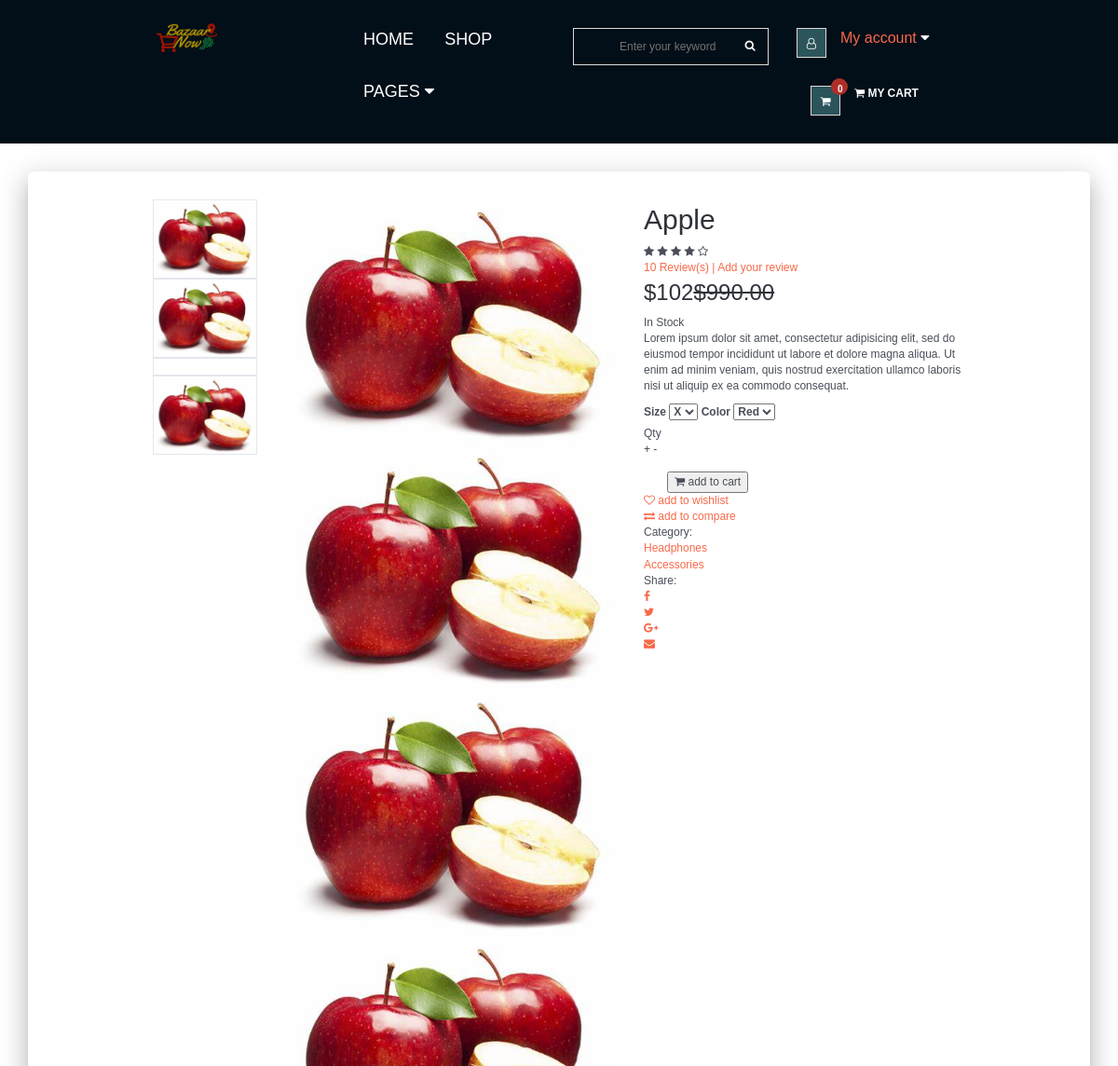
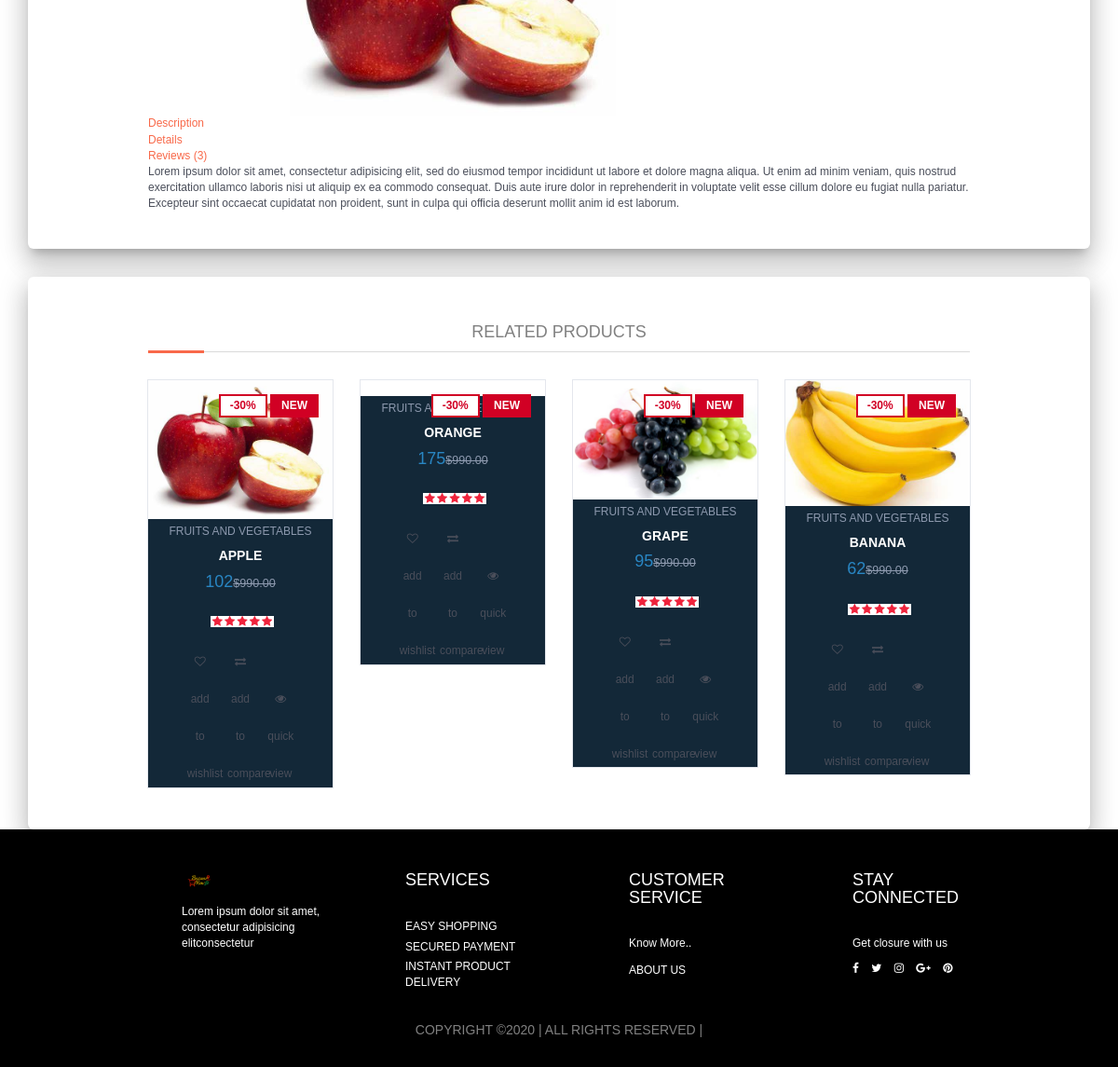
Page /product.php?p=1 on the committed database (2 pictures, top to bottom).
### tables this page shows
CREATE TABLE `products` (
  `product_id` int(100) NOT NULL,
  `product_cat` int(100) NOT NULL,
  `product_brand` int(100) NOT NULL,
  `product_title` varchar(255) NOT NULL,
  `product_price` int(100) NOT NULL,
  `product_desc` text NOT NULL,
  `product_image` text NOT NULL,
  `product_keywords` text NOT NULL
);

CREATE TABLE `categories` (
  `cat_id` int(100) NOT NULL,
  `cat_title` text NOT NULL
);

### product.php (the view, shortened to what this page needs)
<?php
include "header.php";
?>
		<div class="section main main-raised">
			<div class="container">
				<div class="row">
					<?php
								include 'db.php';
								$product_id = $_GET['p'];
								$sql = " SELECT * FROM products WHERE product_id = $product_id";
								$result = mysqli_query($con, $sql);
								if (mysqli_num_rows($result) > 0)
								{
									while($row = mysqli_fetch_assoc($result))
									{
									echo '
                                <div class="col-md-5 col-md-push-2">
                                <div id="product-main-img">
                                    <div class="product-preview">
                                        <img src="product_images/'.$row['product_image'].'" alt="">
                                    </div>
                                    <div class="product-preview">
                                        <img src="product_images/'.$row['product_image'].'" alt="">
                                    </div>
                                    <div class="product-preview">
                                        <img src="product_images/'.$row['product_image'].'" alt="">
                                    </div>
                                    <div class="product-preview">
                                        <img src="product_images/'.$row['product_image'].'" alt="">
                                    </div>
                                </div>
                            </div>
                                <div class="col-md-2  col-md-pull-5">
                                <div id="product-imgs">
                                    <div class="product-preview">
                                        <img src="product_images/'.$row['product_image'].'" alt="">
                                    </div>
                                    <div class="product-preview">
                                        <img src="product_images/'.$row['product_image'].'" alt="">
                                    </div>
                                    <div class="product-preview">
                                        <img src="product_images/'.$row['product_image'].'g" alt="">
                                    </div>
                                    <div class="product-preview">
                                        <img src="product_images/'.$row['product_image'].'" alt="">
                                    </div>
                                </div>
                            </div>
									';
									?>
									<?php
									echo '
                    <div class="col-md-5">
						<div class="product-details">
							<h2 class="product-name">'.$row['product_title'].'</h2>
							<div>
								<div class="product-rating">
									<i class="fa fa-star"></i>
									<i class="fa fa-star"></i>
									<i class="fa fa-star"></i>
									<i class="fa fa-star"></i>
									<i class="fa fa-star-o"></i>
								</div>
								<a class="review-link" href="#review-form">10 Review(s) | Add your review</a>
							</div>
							<div>
								<h3 class="product-price">$'.$row['product_price'].'<del class="product-old-price">$990.00</del></h3>
								<span class="product-available">In Stock</span>
							</div>
							<p>Lorem ipsum dolor sit amet, consectetur adipisicing elit, sed do eiusmod tempor incididunt ut labore et dolore magna aliqua. Ut enim ad minim veniam, quis nostrud exercitation ullamco laboris nisi ut aliquip ex ea commodo consequat.</p>
							<div class="product-options">
								<label>
									Size
									<select class="input-select">
										<option value="0">X</option>
									</select>
								</label>
								<label>
									Color
									<select class="input-select">
										<option value="0">Red</option>
									</select>
								</label>
							</div>
							<div class="add-to-cart">
								<div class="qty-label">
									Qty
									<div class="input-number">
										<span class="qty-up">+</span>
										<span class="qty-down">-</span>
									</div>
								</div>
								<div class="btn-group" style="margin-left: 25px; margin-top: 15px">
								<button class="add-to-cart-btn" pid="'.$row['product_id'].'"  id="product" ><i class="fa fa-shopping-cart"></i> add to cart</button>
                                </div>
							</div>
							<ul class="product-btns">
								<li><a href="#"><i class="fa fa-heart-o"></i> add to wishlist</a></li>
								<li><a href="#"><i class="fa fa-exchange"></i> add to compare</a></li>
							</ul>
							<ul class="product-links">
								<li>Category:</li>
								<li><a href="#">Headphones</a></li>
								<li><a href="#">Accessories</a></li>
							</ul>
							<ul class="product-links">
								<li>Share:</li>
								<li><a href="#"><i class="fa fa-facebook"></i></a></li>
								<li><a href="#"><i class="fa fa-twitter"></i></a></li>
								<li><a href="#"><i class="fa fa-google-plus"></i></a></li>
								<li><a href="#"><i class="fa fa-envelope"></i></a></li>
							</ul>
						</div>
					</div>
					<div class="col-md-12">
						<div id="product-tab">
							<ul class="tab-nav">
								<li class="active"><a data-toggle="tab" href="#tab1">Description</a></li>
								<li><a data-toggle="tab" href="#tab2">Details</a></li>
								<li><a data-toggle="tab" href="#tab3">Reviews (3)</a></li>
							</ul>
							<div class="tab-content">
								<div id="tab1" class="tab-pane fade in active">
									<div class="row">
										<div class="col-md-12">
											<p>Lorem ipsum dolor sit amet, consectetur adipisicing elit, sed do eiusmod tempor incididunt ut labore et dolore magna aliqua. Ut enim ad minim veniam, quis nostrud exercitation ullamco laboris nisi ut aliquip ex ea commodo consequat. Duis aute irure dolor in reprehenderit in voluptate velit esse cillum dolore eu fugiat nulla pariatur. Excepteur sint occaecat cupidatat non proident, sunt in culpa qui officia deserunt mollit anim id est laborum.</p>
										</div>
									</div>
								</div>
							</div>
						</div>
					</div>
				</div>
			</div>
		</div>
		<div class="section main main-raised">
			<div class="container">
				<div class="row">
					<div class="col-md-12">
						<div class="section-title text-center">
							<h3 class="title">Related Products</h3>
						</div>
					</div>
                    ';
									}
								}
								?>
								<?php
                    include 'db.php';
								$product_id = $_GET['p'];
					$product_query = "SELECT * FROM products,categories WHERE product_cat=cat_id AND product_id BETWEEN $product_id AND $product_id+3";
                $run_query = mysqli_query($con,$product_query);
                if(mysqli_num_rows($run_query) > 0){
                    while($row = mysqli_fetch_array($run_query)){
                        $pro_id    = $row['product_id'];
                        $pro_title = $row['product_title'];
                        $pro_price = $row['product_price'];
                        $pro_image = $row['product_image'];
                        $cat_name = $row["cat_title"];
                        echo "
                                <div class='col-md-3 col-xs-6'>
								<a href='product.php?p=$pro_id'><div class='product'>
									<div class='product-img'>
										<img src='product_images/$pro_image' style='max-height: 170px;' alt=''>
										<div class='product-label'>
											<span class='sale'>-30%</span>
											<span class='new'>NEW</span>
										</div>
									</div></a>
									<div class='product-body'>
										<p class='product-category'>$cat_name</p>
										<h3 class='product-name header-cart-item-name'><a href='product.php?p=$pro_id'>$pro_title</a></h3>
										<h4 class='product-price header-cart-item-info'>$pro_price<del class='product-old-price'>$990.00</del></h4>
										<div class='product-rating'>
											<i class='fa fa-star'></i>
											<i class='fa fa-star'></i>
											<i class='fa fa-star'></i>
											<i class='fa fa-star'></i>
											<i class='fa fa-star'></i>
										</div>
										<div class='product-btns'>
											<button class='add-to-wishlist'><i class='fa fa-heart-o'></i><span class='tooltipp'>add to wishlist</span></button>
											<button class='add-to-compare'><i class='fa fa-exchange'></i><span class='tooltipp'>add to compare</span></button>
											<button class='quick-view'><i class='fa fa-eye'></i><span class='tooltipp'>quick view</span></button>
										</div>
									</div>
									<div class='add-to-cart'>
										<button pid='$pro_id' id='product' class='add-to-cart-btn block2-btn-towishlist' href='#'><i class='fa fa-shopping-cart'></i> add to cart</button>
									</div>
								</div>
                                </div>
			";
		}
}
?>
<?php
include "include/footer.php";
?>

### header.php (shortened to what this page needs)
<!DOCTYPE html>
<html lang="en">
<head>
	<link type="text/css" rel="stylesheet" href="css/bootstrap.min.css" >
	<link type="text/css" rel="stylesheet" href="css/slick.css" >
	<link type="text/css" rel="stylesheet" href="css/slick-theme.css" >
	<link type="text/css" rel="stylesheet" href="css/nouislider.min.css" >
	<link rel="stylesheet" href="css/font-awesome.min.css">
	<link type="text/css" rel="stylesheet" href="css/style.css" >
	<link type="text/css" rel="stylesheet" href="css/accountbtn.css">
</head>
<body>
<header>
	<div id="header">
		<div class="container">
			<div class="row">
				<div class="pull-left col-md-3 ">
					<div class="header-logo col-xs-5">
						<a class="logo" href="index.php">
							<img style="width:100px;" src="./img/logo/logo.png" alt="BAZAAR NOW">
						</a>
					</div>
	</div>
		<div id="responsive-nav">
       <div class="pull-left col-md-3 ">
        <div class="menu-nav">
				  	<ul class="menu-list">
						<li><a href="index.php">Home</a></li>
						<li><a href="testProductDisplay.php">Shop</a></li>
						<li class="dropdown default-dropdown"><a class="dropdown-toggle" data-toggle="dropdown" aria-expanded="true">Pages <i class="fa fa-caret-down"></i></a>
						</li>
					</ul>
				</div>
			</div>
		</div>
<div class="col-md-3 search-2">
	<div class=" header-search">
			<form action="search.php" method="POST">
				<input class="input search-input" type="text" name="search" placeholder="Enter your keyword">
				<button class="search-btn " type="submit" name="search_submit"><i class="fa fa-search"></i></button>
			</form>
		</div>
		</div>
			    	<div class="pull-right col-md-3 ">
				     	<ul class="header-btns">
					    	<?php
								    include "db.php";
							    	if(isset($_SESSION["uid"])){
										$sql = "SELECT first_name FROM user_info WHERE user_id='$_SESSION[uid]'";
										$query = mysqli_query($con,$sql);
										$row=mysqli_fetch_array($query);
								echo '<li class="header-account dropdown default-dropdown">
												<div class="header-btns-icon">
													<a href="#" data-toggle="modal" data-target="#myModal"><i class="fa fa-user-o" aria-hidden="true" ></i></a>
														</div>
														 <div class="dropdownn">
															<a href="#" class="dropdownn whiter" data-toggle="modal" data-target="#myModal" ><i class="fa fa-user-o"></i> Welcome,<br> '.$row["first_name"].'</a>
															<div class="dropdownn-content">
														<a href=""  data-toggle="modal" data-target="#profile" class="whiter"><i class="fa fa-user-circle" aria-hidden="true" ></i>My Profile</a>
													<a href="logout.php" class="whiter" ><i class="fa fa-sign-in" aria-hidden="true"></i>Log out</a>
												</div>
											</div></li>';
									}else{
											echo '<li class="header-account dropdown default-dropdown">
															<div class="dropdown-toggle" role="button" data-toggle="dropdown" aria-expanded="true">
																<div class="header-btns-icon">
																	<i class="fa fa-user-o"></i>
																	</div>
																	<div class="dropdownn ">
                                  <a href="#" class="dropdownn " data-toggle="modal" data-target="#myModal" > My account <i class="fa fa-caret-down whiter"></i></a>
                                </div>
	  													</div>
  													<ul class="custom-menu">
													<li><a href="" data-toggle="modal" data-target="#Modal_login"><i  class="fa fa-sign-in" aria-hidden="true"></i> Login</a></li>
												<li><a href=""  data-toggle="modal" data-target="#Modal_register"><i class="fa fa-user-plus" aria-hidden="true"></i> Create An Account</a></li>
											</ul>
										</li>';
								}
					 ?>
						<li class="header-cart dropdown default-dropdown">
							<a class="dropdown-toggle" data-toggle="dropdown" aria-expanded="true">
								<i class="fa fa-shopping-cart whiter"></i>
								<div class="header-btns-icon whiter">
									<i class="fa fa-shopping-cart"></i>
									<div class="badge qty">0</div>
  								</div>
	  							<strong class="text-uppercase whiter ">My Cart</strong>
								<br>
							</a>
						</li>
					</ul>
				</div>
			</div>
		</div>
	</div>
</header>

### delivery/include/footer.php (shortened to what this page needs)
<footer id="footer" class="section section-grey">
  <div class="container">
    <div class="row">
      <div class="col-md-3 col-sm-6 col-xs-6">
        <div class="footer">
          <div class="footer-logo">
            <a class="logo" href="index.html">
              <img src="../img/logo/logo.png" alt="BAZAAR NOW">
            </a>
          </div>
          <p>Lorem ipsum dolor sit amet, consectetur adipisicing elitconsectetur </p>
        </div>
      </div>
    	<div class="col-md-3 col-sm-6  serve">
        <div class="footer">
          <h3 class="footer-header">Services</h3>
          <ul class="list-links" style="color:white">
            <li><a href="#">Easy shopping</a></li>
            <li><a href="#">Secured Payment</a></li>
            <li><a href="#">Instant Product Delivery</a></li>
          </ul>
        </div>
      </div>
      <div class="col-md-3 col-sm-6  serve">
        <div class="footer">
          <h3 class="footer-header">Customer Service</h3>
           <p>Know More..</p>
          <ul class="list-links">
          <li><a href="#">About Us</a></li>
        </ul>
        </div>
      </div>
      <div class="col-md-3 col-sm-6 col-xs-6">
        <div class="footer">
          <h3 class="footer-header">Stay Connected</h3>
          <p>Get closure with us</p>
          <ul class="footer-social ">
            <li><a href="#"><i class="fa fa-facebook color "></i></a></li>
            <li><a href="#"><i class="fa fa-twitter color"></i></a></li>
            <li><a href="#"><i class="fa fa-instagram color"></i></a></li>
            <li><a href="#"><i class="fa fa-google-plus color"></i></a></li>
            <li><a href="#"><i class="fa fa-pinterest color"></i></a></li>
          </ul>
        </div>
      </div>
    <div class="row">
      <div class="col-md-8 col-md-offset-2 col-xs-12 text-center">
        <div class="footer-copyright">
          Copyright &copy;<script>document.write(new Date().getFullYear());</script> | All rights reserved |
        </div>
      </div>
    </div>
  </div>
</div>
</footer>
                                      </body>
                                      </html>

### css/accountbtn.css (style rules this page uses)
.dropdownn { position: relative; display: inline-block; font-size: 16px; }
.whiter { color: white; }

### profile.php (style rules this page uses)
.title { color: grey; font-size: 18px; }

### rows in the picture
products: product_image (picture), product_title "Apple", product_price "102", categories.cat_title "FRUITS AND VEGETABLES", product_title "APPLE"
products: categories.cat_title "FRUITS…", product_title "ORANGE", product_price "175"
products: product_image (picture), categories.cat_title "FRUITS AND VEGETABLES", product_title "GRAPE", product_price "95"
products: product_image (picture), categories.cat_title "FRUITS AND VEGETABLES", product_title "BANANA", product_price "62"
